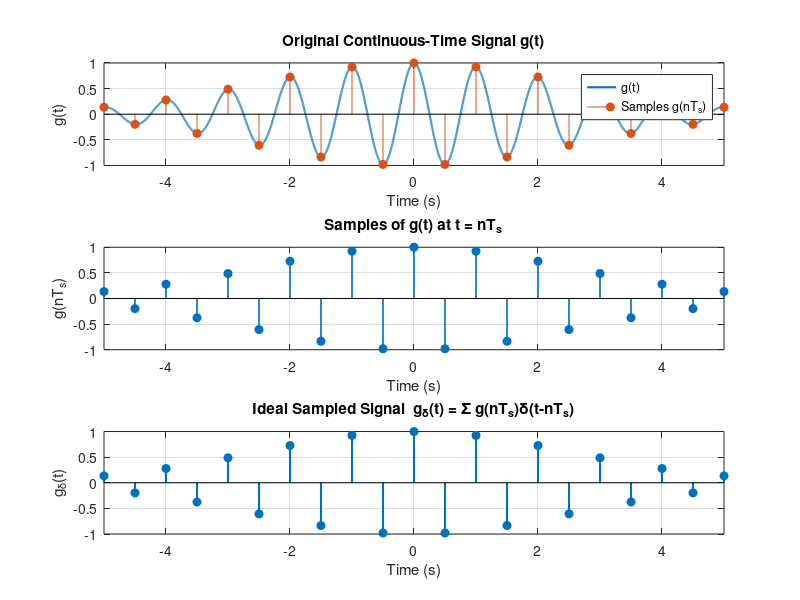

MATLAB code to generate this figure:
clc;
clear;
close all;

%% Parameters
Ts = 0.5;                 % Sampling period
fs = 1/Ts;                % Sampling frequency

% Continuous-time axis
t = -5:0.001:5;

%% Define the continuous-time signal g(t)
g = exp(-0.08*t.^2).*cos(2*pi*1.0*t);

%% Sampling instants
n = -10:10;
tn = n*Ts;

%% Samples g(nTs)
gn = exp(-0.08*tn.^2).*cos(2*pi*1.0*tn);

%% Plot
figure;

% ---------------------------------------------------------
% 1. Original continuous-time signal
% ---------------------------------------------------------
subplot(3,1,1);

plot(t,g,'LineWidth',1.5);
grid on;
hold on;

% Show sampling instants
stem(tn,gn,'filled');

xlabel('Time (s)');
ylabel('g(t)');
title('Original Continuous-Time Signal g(t)');
legend('g(t)','Samples g(nT_s)');
xlim([-5 5]);

% ---------------------------------------------------------
% 2. Sample values
% ---------------------------------------------------------
subplot(3,1,2);

stem(tn,gn,'filled','LineWidth',1.2);
grid on;

xlabel('Time (s)');
ylabel('g(nT_s)');
title('Samples of g(t) at t = nT_s');
xlim([-5 5]);

% ---------------------------------------------------------
% 3. Ideal sampled signal
% ---------------------------------------------------------
subplot(3,1,3);

stem(tn,gn,'filled','LineWidth',1.5);
grid on;

xlabel('Time (s)');
ylabel('g_\delta(t)');
title('Ideal Sampled Signal  g_\delta(t) = \Sigma g(nT_s)\delta(t-nT_s)');
xlim([-5 5]);
